Frame 1 (no input): blank canvas, image omitted
Frame 60 (no input): blank canvas, image omitted
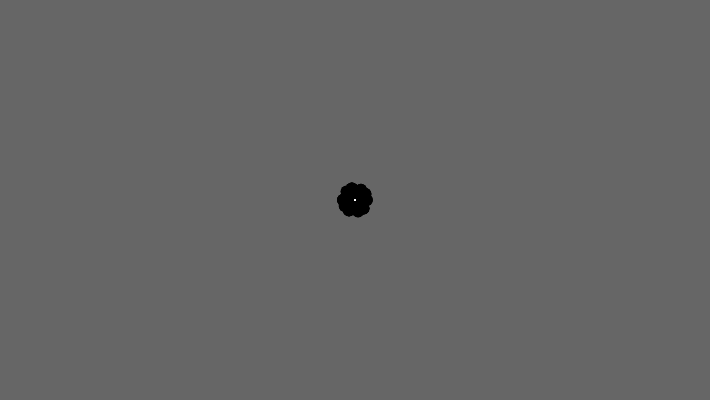
Frame 120 (the mouse pressed at the canvas centre since frame 60)

The p5.js sketch whose frames 1 and 60 were blank and that drew this single picture after the mouse press (run headless with seeded random() and noise() and a simulated clock; from frame 60 on, the mouse is pressed at the canvas centre):

// p5.js sketch
// ── sketch.js
let angle = 0;

function setup() {
  createCanvas(710, 400);
  background(102);
  noStroke();
  fill(0, 102);
}

function draw() {
  // Draw only when mouse is pressed
  if (mouseIsPressed === true) {
    angle += 5;
    let val = cos(radians(angle)) * 12.0;
    for (let a = 0; a < 360; a += 75) {
      let xoff = cos(radians(a)) * val;
      let yoff = sin(radians(a)) * val;
      fill(0);
      ellipse(mouseX + xoff, mouseY + yoff, val, val);
    }
    fill(255);
    ellipse(mouseX, mouseY, 2, 2);
  }
}
